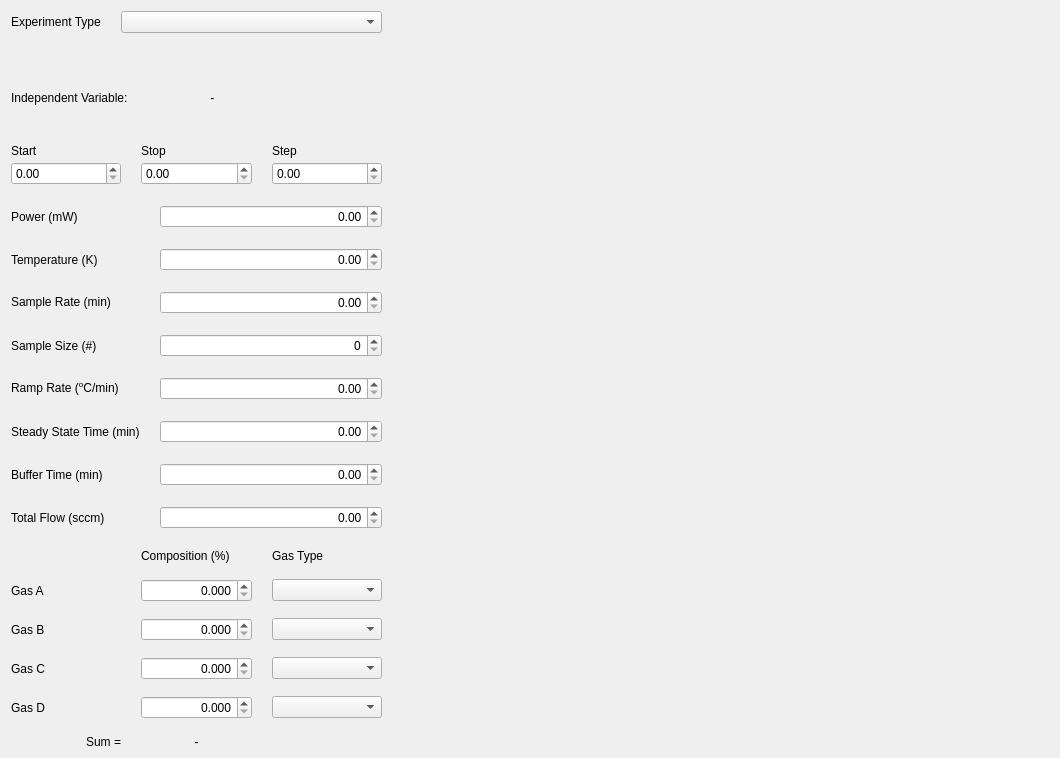
     <widget class="QWidget" name="tabExperimentDesign">
      <attribute name="title">
       <string>Experiment Design</string>
      </attribute>
      <widget class="QWidget" name="verticalLayoutWidget_2">
       <property name="geometry">
        <rect>
         <x>390</x>
         <y>10</y>
         <width>661</width>
         <height>671</height>
        </rect>
       </property>
       <layout class="QVBoxLayout" name="verticalLayout_8"/>
      </widget>
      <widget class="QWidget" name="layoutWidget">
       <property name="geometry">
        <rect>
         <x>11</x>
         <y>11</y>
         <width>371</width>
         <height>738</height>
        </rect>
       </property>
       <layout class="QVBoxLayout" name="verticalLayout">
        <property name="spacing">
         <number>20</number>
        </property>
        <item>
         <layout class="QFormLayout" name="formLayout_6">
          <property name="sizeConstraint">
           <enum>QLayout::SetMaximumSize</enum>
          </property>
          <property name="fieldGrowthPolicy">
           <enum>QFormLayout::AllNonFixedFieldsGrow</enum>
          </property>
          <property name="verticalSpacing">
           <number>9</number>
          </property>
          <item row="0" column="0">
           <widget class="QLabel" name="label_5">
            <property name="text">
             <string>Experiment Type</string>
            </property>
           </widget>
          </item>
          <item row="0" column="1">
           <widget class="QComboBox" name="expt_types"/>
          </item>
         </layout>
        </item>
        <item>
         <layout class="QHBoxLayout" name="horizontalLayout_9">
          <property name="sizeConstraint">
           <enum>QLayout::SetMaximumSize</enum>
          </property>
          <item>
           <widget class="QLabel" name="IndVar">
            <property name="maximumSize">
             <size>
              <width>16777215</width>
              <height>30</height>
             </size>
            </property>
            <property name="text">
             <string>Independent Variable:</string>
            </property>
           </widget>
          </item>
          <item>
           <widget class="QLabel" name="label_IndVar">
            <property name="text">
             <string> - </string>
            </property>
           </widget>
          </item>
         </layout>
        </item>
        <item>
         <layout class="QGridLayout" name="gridLayout_9">
          <property name="sizeConstraint">
           <enum>QLayout::SetMaximumSize</enum>
          </property>
          <property name="topMargin">
           <number>0</number>
          </property>
          <property name="verticalSpacing">
           <number>0</number>
          </property>
          <item row="1" column="2">
           <widget class="QDoubleSpinBox" name="IndVar_step">
            <property name="maximum">
             <double>1000.000000000000000</double>
            </property>
           </widget>
          </item>
          <item row="0" column="2">
           <widget class="QLabel" name="label_80">
            <property name="maximumSize">
             <size>
              <width>16777215</width>
              <height>30</height>
             </size>
            </property>
            <property name="text">
             <string>Step</string>
            </property>
           </widget>
          </item>
          <item row="0" column="1">
           <widget class="QLabel" name="label_79">
            <property name="maximumSize">
             <size>
              <width>16777215</width>
              <height>30</height>
             </size>
            </property>
            <property name="text">
             <string>Stop</string>
            </property>
           </widget>
          </item>
          <item row="1" column="0">
           <widget class="QDoubleSpinBox" name="IndVar_start">
            <property name="maximum">
             <double>1000.000000000000000</double>
            </property>
           </widget>
          </item>
          <item row="0" column="0">
           <widget class="QLabel" name="label_78">
            <property name="maximumSize">
             <size>
              <width>16777215</width>
              <height>30</height>
             </size>
            </property>
            <property name="text">
             <string>Start</string>
            </property>
           </widget>
          </item>
          <item row="1" column="1">
           <widget class="QDoubleSpinBox" name="IndVar_stop">
            <property name="maximum">
             <double>1000.000000000000000</double>
            </property>
           </widget>
          </item>
         </layout>
        </item>
        <item>
         <layout class="QFormLayout" name="formLayout_4">
          <property name="verticalSpacing">
           <number>20</number>
          </property>
          <item row="0" column="0">
           <widget class="QLabel" name="label_7">
            <property name="text">
             <string>Power (mW)</string>
            </property>
           </widget>
          </item>
          <item row="0" column="1">
           <widget class="QDoubleSpinBox" name="setPower">
            <property name="alignment">
             <set>Qt::AlignRight|Qt::AlignTrailing|Qt::AlignVCenter</set>
            </property>
            <property name="maximum">
             <double>2000.000000000000000</double>
            </property>
           </widget>
          </item>
          <item row="1" column="0">
           <widget class="QLabel" name="label_77">
            <property name="text">
             <string>Temperature (K)</string>
            </property>
           </widget>
          </item>
          <item row="1" column="1">
           <widget class="QDoubleSpinBox" name="setTemp">
            <property name="alignment">
             <set>Qt::AlignRight|Qt::AlignTrailing|Qt::AlignVCenter</set>
            </property>
            <property name="maximum">
             <double>723.000000000000000</double>
            </property>
           </widget>
          </item>
          <item row="2" column="0">
           <widget class="QLabel" name="label_8">
            <property name="text">
             <string>&lt;html&gt;&lt;head/&gt;&lt;body&gt;&lt;p&gt;Sample Rate (min)&lt;/p&gt;&lt;/body&gt;&lt;/html&gt;</string>
            </property>
           </widget>
          </item>
          <item row="2" column="1">
           <widget class="QDoubleSpinBox" name="setSampleRate">
            <property name="alignment">
             <set>Qt::AlignRight|Qt::AlignTrailing|Qt::AlignVCenter</set>
            </property>
           </widget>
          </item>
          <item row="3" column="0">
           <widget class="QLabel" name="label_9">
            <property name="text">
             <string>Sample Size (#)</string>
            </property>
           </widget>
          </item>
          <item row="3" column="1">
           <widget class="QSpinBox" name="setSampleSize">
            <property name="alignment">
             <set>Qt::AlignRight|Qt::AlignTrailing|Qt::AlignVCenter</set>
            </property>
           </widget>
          </item>
          <item row="4" column="0">
           <widget class="QLabel" name="label_10">
            <property name="text">
             <string>&lt;html&gt;&lt;head/&gt;&lt;body&gt;&lt;p&gt;Ramp Rate (&lt;span style=&quot; vertical-align:super;&quot;&gt;o&lt;/span&gt;C/min)&lt;/p&gt;&lt;/body&gt;&lt;/html&gt;</string>
            </property>
           </widget>
          </item>
          <item row="4" column="1">
           <widget class="QDoubleSpinBox" name="setRampRate">
            <property name="alignment">
             <set>Qt::AlignRight|Qt::AlignTrailing|Qt::AlignVCenter</set>
            </property>
           </widget>
          </item>
          <item row="6" column="0">
           <widget class="QLabel" name="label_11">
            <property name="text">
             <string>Buffer Time (min)</string>
            </property>
           </widget>
          </item>
          <item row="6" column="1">
           <widget class="QDoubleSpinBox" name="setBuffer">
            <property name="alignment">
             <set>Qt::AlignRight|Qt::AlignTrailing|Qt::AlignVCenter</set>
            </property>
           </widget>
          </item>
          <item row="7" column="0">
           <widget class="QLabel" name="label_15">
            <property name="text">
             <string>Total Flow (sccm)</string>
            </property>
           </widget>
          </item>
          <item row="7" column="1">
           <widget class="QDoubleSpinBox" name="setFlow">
            <property name="alignment">
             <set>Qt::AlignRight|Qt::AlignTrailing|Qt::AlignVCenter</set>
            </property>
            <property name="maximum">
             <double>50.000000000000000</double>
            </property>
            <property name="singleStep">
             <double>0.100000000000000</double>
            </property>
           </widget>
          </item>
          <item row="5" column="0">
           <widget class="QLabel" name="label_36">
            <property name="text">
             <string>Steady State Time (min)</string>
            </property>
           </widget>
          </item>
          <item row="5" column="1">
           <widget class="QDoubleSpinBox" name="setTSteady">
            <property name="alignment">
             <set>Qt::AlignRight|Qt::AlignTrailing|Qt::AlignVCenter</set>
            </property>
           </widget>
          </item>
         </layout>
        </item>
        <item>
         <layout class="QGridLayout" name="gridLayout_2">
          <property name="verticalSpacing">
           <number>16</number>
          </property>
          <item row="4" column="1">
           <widget class="QDoubleSpinBox" name="setGasDComp">
            <property name="alignment">
             <set>Qt::AlignRight|Qt::AlignTrailing|Qt::AlignVCenter</set>
            </property>
            <property name="decimals">
             <number>3</number>
            </property>
            <property name="maximum">
             <double>100.000000000000000</double>
            </property>
            <property name="singleStep">
             <double>0.010000000000000</double>
            </property>
           </widget>
          </item>
          <item row="4" column="0">
           <widget class="QLabel" name="label_19">
            <property name="text">
             <string>Gas D</string>
            </property>
           </widget>
          </item>
          <item row="4" column="2">
           <widget class="QComboBox" name="setGasDType"/>
          </item>
          <item row="0" column="1">
           <widget class="QLabel" name="label_16">
            <property name="text">
             <string>Composition (%)</string>
            </property>
           </widget>
          </item>
          <item row="3" column="1">
           <widget class="QDoubleSpinBox" name="setGasCComp">
            <property name="alignment">
             <set>Qt::AlignRight|Qt::AlignTrailing|Qt::AlignVCenter</set>
            </property>
            <property name="decimals">
             <number>3</number>
            </property>
            <property name="maximum">
             <double>100.000000000000000</double>
            </property>
            <property name="singleStep">
             <double>0.010000000000000</double>
            </property>
           </widget>
          </item>
          <item row="1" column="1">
           <widget class="QDoubleSpinBox" name="setGasAComp">
            <property name="alignment">
             <set>Qt::AlignRight|Qt::AlignTrailing|Qt::AlignVCenter</set>
            </property>
            <property name="decimals">
             <number>3</number>
            </property>
            <property name="maximum">
             <double>100.000000000000000</double>
            </property>
            <property name="singleStep">
             <double>0.010000000000000</double>
            </property>
           </widget>
          </item>
          <item row="0" column="2">
           <widget class="QLabel" name="label_17">
            <property name="text">
             <string>Gas Type</string>
            </property>
           </widget>
          </item>
          <item row="1" column="2">
           <widget class="QComboBox" name="setGasAType"/>
          </item>
          <item row="3" column="2">
           <widget class="QComboBox" name="setGasCType"/>
          </item>
          <item row="2" column="2">
           <widget class="QComboBox" name="setGasBType"/>
          </item>
          <item row="3" column="0">
           <widget class="QLabel" name="label_14">
            <property name="text">
             <string>Gas C</string>
            </property>
           </widget>
          </item>
          <item row="1" column="0">
           <widget class="QLabel" name="label_12">
            <property name="text">
             <string>Gas A</string>
            </property>
           </widget>
          </item>
          <item row="2" column="1">
           <widget class="QDoubleSpinBox" name="setGasBComp">
            <property name="alignment">
             <set>Qt::AlignRight|Qt::AlignTrailing|Qt::AlignVCenter</set>
            </property>
            <property name="decimals">
             <number>3</number>
            </property>
            <property name="maximum">
             <double>100.000000000000000</double>
            </property>
            <property name="singleStep">
             <double>0.010000000000000</double>
            </property>
           </widget>
          </item>
          <item row="2" column="0">
           <widget class="QLabel" name="label_13">
            <property name="text">
             <string>Gas B</string>
            </property>
           </widget>
          </item>
          <item row="5" column="0">
           <widget class="QLabel" name="label_32">
            <property name="text">
             <string>Sum =</string>
            </property>
            <property name="alignment">
             <set>Qt::AlignRight|Qt::AlignTrailing|Qt::AlignVCenter</set>
            </property>
           </widget>
          </item>
          <item row="5" column="1">
           <widget class="QLabel" name="designCompSum">
            <property name="text">
             <string>-</string>
            </property>
            <property name="alignment">
             <set>Qt::AlignCenter</set>
            </property>
           </widget>
          </item>
         </layout>
        </item>
       </layout>
      </widget>
     </widget>
